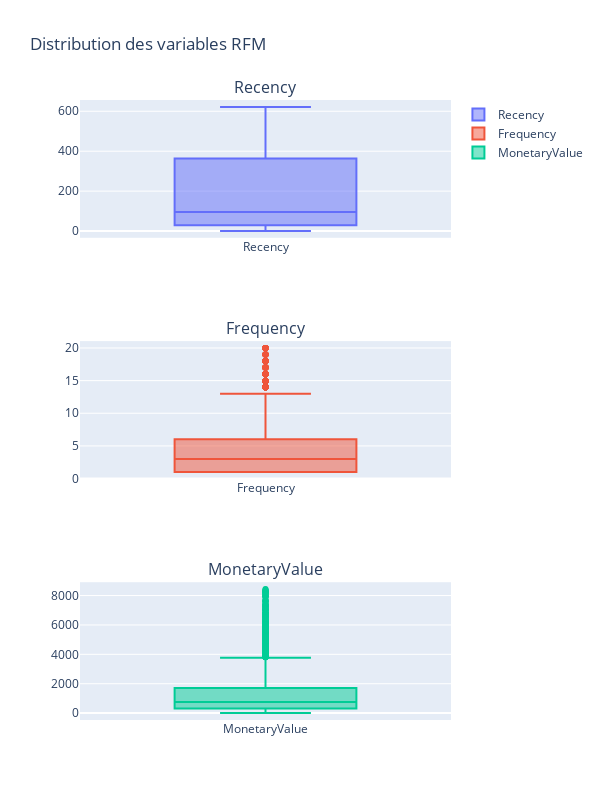

Source (notebook cell):
### Code cell
# Créer un sous-ensemble de données avec les 3 variables
rfm_rfm = rfm[['Recency', 'Frequency', 'MonetaryValue']]

# Créer une figure avec trois sous-graphiques
fig = make_subplots(rows=3, cols=1, subplot_titles=('Recency', 'Frequency', 'MonetaryValue'))

# Ajouter les graphiques de boîtes à chaque sous-graphique
fig.add_trace(go.Box(y=rfm_rfm['Recency'], name='Recency'), row=1, col=1)
fig.add_trace(go.Box(y=rfm_rfm['Frequency'], name='Frequency'), row=2, col=1)
fig.add_trace(go.Box(y=rfm_rfm['MonetaryValue'], name='MonetaryValue'), row=3, col=1)

# Mettre à jour le titre et les dimensions de la figure
fig.update_layout(title='Distribution des variables RFM',
                  height=800, width=600)

# Afficher la figure interactive dans le notebook
fig.show()

### Figure 1 — Plotly figure (JSON) as saved in the notebook; plotly's stock layout.template omitted (floating-point values rounded to 4 significant figures; data arrays with more than 128 entries replaced by an {"elided": "..."} marker saying what was removed)
{"data": [{"name": "Recency", "type": "box", "xaxis": "x", "y": {"elided": "5138 int values"}, "yaxis": "y"}, {"name": "Frequency", "type": "box", "xaxis": "x2", "y": {"elided": "5138 int values"}, "yaxis": "y2"}, {"name": "MonetaryValue", "type": "box", "xaxis": "x3", "y": {"elided": "5138 float values"}, "yaxis": "y3"}], "layout": {"annotations": [{"font": {"size": 16}, "showarrow": false, "text": "Recency", "x": 0.5, "xanchor": "center", "xref": "paper", "y": 1, "yanchor": "bottom", "yref": "paper"}, {"font": {"size": 16}, "showarrow": false, "text": "Frequency", "x": 0.5, "xanchor": "center", "xref": "paper", "y": 0.6111, "yanchor": "bottom", "yref": "paper"}, {"font": {"size": 16}, "showarrow": false, "text": "MonetaryValue", "x": 0.5, "xanchor": "center", "xref": "paper", "y": 0.2222, "yanchor": "bottom", "yref": "paper"}], "height": 800, "title": {"text": "Distribution des variables RFM"}, "width": 600, "xaxis": {"anchor": "y", "domain": [0, 1]}, "xaxis2": {"anchor": "y2", "domain": [0, 1]}, "xaxis3": {"anchor": "y3", "domain": [0, 1]}, "yaxis": {"anchor": "x", "domain": [0.7778, 1]}, "yaxis2": {"anchor": "x2", "domain": [0.3889, 0.6111]}, "yaxis3": {"anchor": "x3", "domain": [0, 0.2222]}}}
